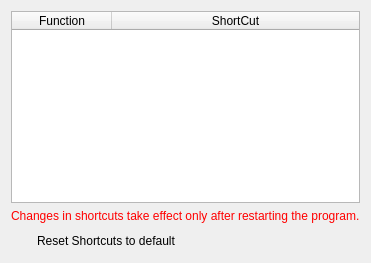
     <widget class="QWidget" name="tabShortCuts">
      <attribute name="title">
       <string>Sh&amp;ortcuts</string>
      </attribute>
      <layout class="QGridLayout" name="gridLayout_11">
       <item row="0" column="0">
        <widget class="QShortCutTable" name="tableShortCuts">
         <property name="rowCount">
          <number>0</number>
         </property>
         <property name="columnCount">
          <number>2</number>
         </property>
         <attribute name="horizontalHeaderShowSortIndicator" stdset="0">
          <bool>true</bool>
         </attribute>
         <attribute name="horizontalHeaderStretchLastSection">
          <bool>true</bool>
         </attribute>
         <column>
          <property name="text">
           <string>Function</string>
          </property>
         </column>
         <column>
          <property name="text">
           <string>ShortCut</string>
          </property>
         </column>
        </widget>
       </item>
       <item row="1" column="0">
        <widget class="QLabel" name="labShortCutNote">
         <property name="font">
          <font>
           <pointsize>9</pointsize>
          </font>
         </property>
         <property name="styleSheet">
          <string notr="true">QLabel#labShortCutNote {
color: red;
}</string>
         </property>
         <property name="text">
          <string>Changes in shortcuts take effect only after restarting the program.</string>
         </property>
        </widget>
       </item>
       <item row="2" column="0">
        <layout class="QHBoxLayout" name="horizontalLayout">
         <property name="spacing">
          <number>2</number>
         </property>
         <item>
          <widget class="QToolButton" name="btnResetShortcuts">
           <property name="text">
            <string/>
           </property>
           <property name="icon">
            <iconset resource="../common.qrc">
             <normaloff>:/app/reload</normaloff>:/app/reload</iconset>
           </property>
           <property name="iconSize">
            <size>
             <width>16</width>
             <height>16</height>
            </size>
           </property>
           <property name="autoRaise">
            <bool>true</bool>
           </property>
          </widget>
         </item>
         <item>
          <widget class="QLabel" name="label_18">
           <property name="font">
            <font>
             <pointsize>9</pointsize>
            </font>
           </property>
           <property name="text">
            <string>Reset Shortcuts to default</string>
           </property>
          </widget>
         </item>
        </layout>
       </item>
      </layout>
     </widget>
